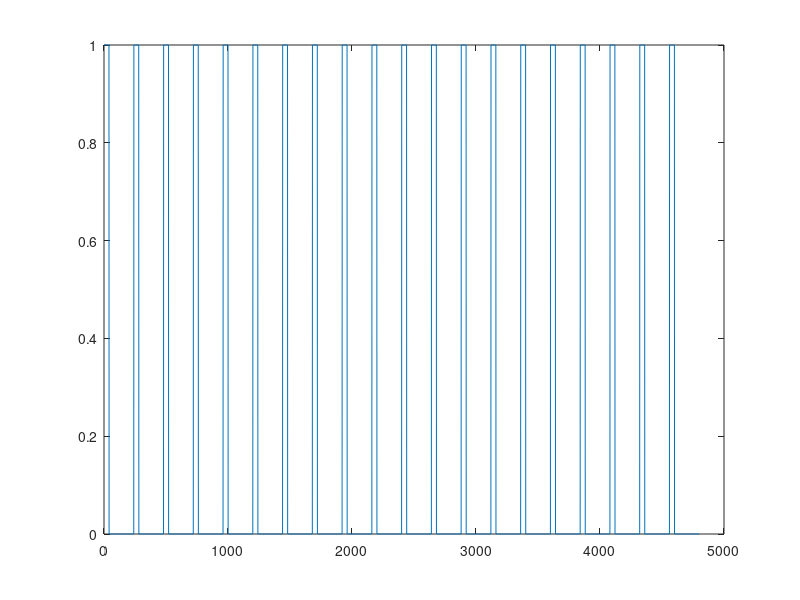

Source code (MATLAB): (Note: this script raises an error after producing the figure.)
clear
a = 0.2;
d = 1;
N = 20;

Length_One = a + d;
Length_Total = Length_One * N;

dx = 0.005;  % Sample interval (m)
us = 1/dx;  % Sample rate (Samples/m)
NPt_One = Length_One / dx;
NPt = NPt_One * N;
aPt = 0.2/Length_One * NPt_One;
dPt = NPt_One - aPt;

% This loops creates one signal pulse
for i=1:NPt_One
    if i<aPt
        Sig(i) = 1;
    else
        Sig(i) = 0;
    end
end
% Now to write code to create N of them
Sig1 = Sig;
for ii = 2:N
    Sig = [Sig Sig1];
end

plot(1:NPt, Sig)
% perfect, now to do fourier transform and all that lovely stuff.



Spec = fft(Sig);

du = us/NPt;  %Frequency interval
FPos = (0:NPt/2)*du;  %Positive frequencies

FNeg = -fliplr(FPos(2:end-1)); 
FVec = [FPos FNeg]; % non flipped version
size(FVec)

FPlt = [FNeg FPos];  % flipped version
size(FPlt)
SpecPlt = [Spec(NPt/2+2:end) Spec(1:NPt/2+1)];
size(SpecPlt)

SpecPlt = 1/max(SpecPlt) * SpecPlt;
figure(2);

uDom = -24.99:0.01:25;
for u2=1:1:5000
    u = (u2-2500)/100;
    sum = 0;
    for n=1:N
        sum = sum + exp(2*pi*1i*u*(n-1)*(a+d));
    end
    num = abs(sum);
    E(u2) = a*(sin(pi*u*a))/(pi*u*a) .* num ;
end
E = 1/max(E) * E;


lPlotSpectrum(FPlt, SpecPlt, 'Re-ordered', uDom, E);


%%%%%%%%%%%%%%%%%%%%%%%%%%%%%%%%%%%%%%%%%%%
function lPlotSpectrum(FVec, Spec, TitleStr, uDom, E)

clf;
subplot(2,1,1);
hold on;
plot(FVec, real(Spec));
plot(FVec, imag(Spec));
plot(FVec, abs(Spec));
plot(uDom, E);
legend('Real', 'Imaginary', 'Maginitude', 'Analytic');
ylabel('Spectrum');
grid on;
box on;
title(TitleStr);


subplot(2,1,2);
plot(FVec, rad2deg(angle(Spec)));
ylabel('Phase (deg)');
xlabel('Frequency (Hz)');
grid on;
box on;

end
